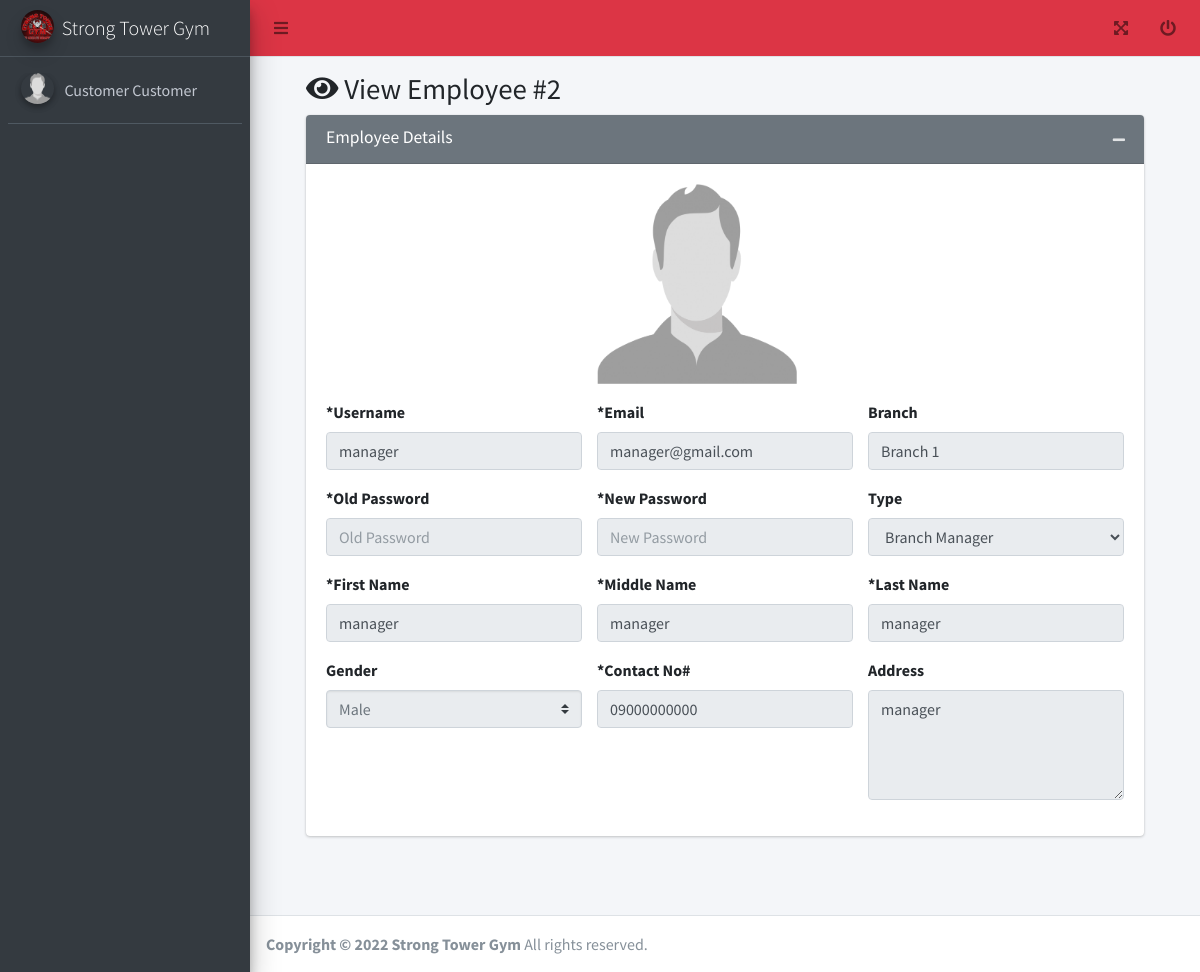
The app's page /admin/view_employee.php?id=2 (signed in), older data.
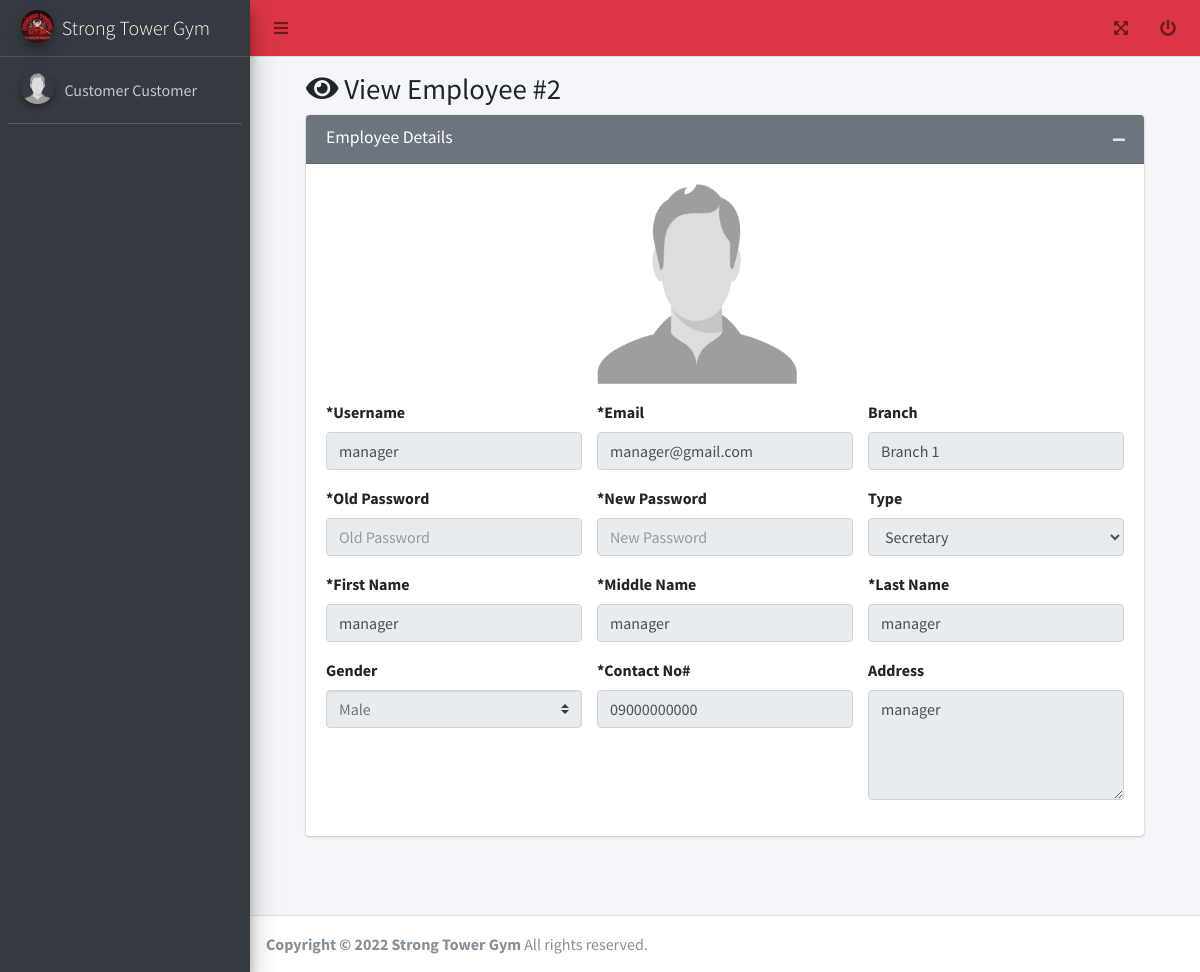
The same page, newer data.
### tables this page shows
CREATE TABLE `tbl_user` (
  `id` int(11) NOT NULL AUTO_INCREMENT,
  `username` varchar(255) DEFAULT NULL,
  `email` varchar(255) DEFAULT NULL,
  `password` varchar(255) DEFAULT NULL,
  `branch_id` int(11) DEFAULT NULL,
  `access_id` int(11) DEFAULT NULL,
  `client_plan_id` int(11) DEFAULT 0,
  `plan_expiration_date` date DEFAULT NULL,
  `verified` tinyint(4) DEFAULT 0,
  `created_date` datetime DEFAULT current_timestamp(),
  `updated_date` datetime DEFAULT current_timestamp(),
  `deleted_flag` tinyint(4) DEFAULT 0,
  `access` varchar(45) DEFAULT NULL,
  PRIMARY KEY (`id`)
);

CREATE TABLE `tbl_access` (
  `id` int(11) NOT NULL AUTO_INCREMENT,
  `name` varchar(45) DEFAULT NULL,
  `created_date` datetime DEFAULT current_timestamp(),
  `updated_date` datetime DEFAULT current_timestamp(),
  `deleted_flag` tinyint(4) DEFAULT 0,
  PRIMARY KEY (`id`)
);

CREATE TABLE `tbl_user_info` (
  `id` int(11) NOT NULL AUTO_INCREMENT,
  `first_name` varchar(255) DEFAULT NULL,
  `middle_name` varchar(45) DEFAULT NULL,
  `last_name` varchar(45) DEFAULT NULL,
  `gender_id` int(11) DEFAULT NULL,
  `contact_no` varchar(45) DEFAULT NULL,
  `picture` varchar(255) DEFAULT 'default.jpg',
  `created_date` datetime DEFAULT current_timestamp(),
  `updated_date` datetime DEFAULT current_timestamp(),
  `deleted_flag` tinyint(4) DEFAULT 0,
  `address` varchar(45) DEFAULT NULL,
  `medical_certificate` varchar(225) DEFAULT 'default.jpg',
  PRIMARY KEY (`id`)
);

### functions.php (called while the page is built, shortened)
<?php
function get_list($sql)
{
  $data = array();
  $result = mysqli_query($_SESSION['conn'], $sql);
  while ($row = mysqli_fetch_assoc($result)) {
    $data[] = $row;
  }
  return $data;
}
function get_one($sql)
{
  if ($result = mysqli_query($_SESSION['conn'], $sql)) {
    $obj = mysqli_fetch_object($result);
    return $obj;
  }
  return false;
}

### admin/view_employee.php (the view, shortened to what the changed rows need)
<?php include('header.php'); ?>
<div>
  <div class="content-wrapper">
    <div class="content-header">
      <?php $user = get_one("SELECT tp.*,u.*,ui.*,if(u.plan_expiration_date>curdate(),u.plan_expiration_date, null )  as `plan_expiration_date`,if(u.plan_expiration_date>curdate(),u.client_plan_id, 0 )  as `client_plan_id` FROM tbl_user u inner join tbl_user_info ui on ui.id = u.id left join tbl_client_plan tc on (tc.id = u.client_plan_id and u.plan_expiration_date > curdate()) left join tbl_plan tp on tp.id = tc.plan_id where u.id = " . $_GET['id']) ?>
      <div class="container-fluid" id="content">
        <div class="row mb-2">
          <div class="col-sm-12">
            <h1 class="m-0"><i class="fa fa-eye"></i> View Employee #<?= $user->id ?> </h1>
          </div>
        </div>
        <form method="post" enctype="multipart/form-data">
          <section class="content">
            <div class="row">
              <div class="col-md-12">
                <div class="card card-secondary">
                  <div class="card-body">
                    <div class="row">
                      <div class="col-sm-4">
                        <div class="form-group">
                          <img src="../profile/<?= isset($_POST['image']) ? $_POST['image'] : $user->picture ?>" alt="" style="width:200px;height:200px;align-self: center;" id="preview">
                        </div>
                      </div>
                    </div>
                    <div class="row">
                      <div class="col-sm-4">
                        <div class="form-group">
                          <label>*Username</label>
                          <input disabled type="text" class="form-control <?= isset($_SESSION['error']['username']) ? 'is-invalid' : '' ?>" id="username" name="username" placeholder="Username" value="<?= isset($_POST['username']) ? $_POST['username'] : $user->username ?>">
                        </div>
                      </div>
                      <div class="col-sm-4">
                        <div class="form-group">
                          <label>*Email</label>
                          <input disabled type="email" class="form-control <?= isset($_SESSION['error']['email']) ? 'is-invalid' : '' ?>" id="email" name="email" placeholder="Email" value="<?= isset($_POST['email']) ? $_POST['email'] : $user->email ?>">
                        </div>
                      </div>
                    </div>
                    <div class="row">
                      <div class="col-sm-4">
                        <div class="form-group">
                          <label>Type</label>
                          <select disabled id="access" name="access" class="form-control">
                            <?php foreach (get_list("select * from tbl_access where id in(2,3,4) and deleted_flag = 0") as $res) { ?>
                              <option value="<?= $res['id']; ?>" <?php echo ($user->access_id == $res['id']) ? 'selected' : ''; ?>><?= $res['name']; ?></option>
                            <?php } ?>
                          </select>
                        </div>
                      </div>
                    </div>
                    <div class="row">
                      <div class="col-sm-4">
                        <div class="form-group">
                          <label>*First Name</label>
                          <input disabled type="text" class="form-control <?= isset($_SESSION['error']['first_name']) ? 'is-invalid' : '' ?>" id="first_name" name="first_name" placeholder="First Name" value="<?= isset($_POST['first_name']) ? $_POST['first_name'] : $user->first_name ?>">
                        </div>
                      </div>
                      <div class="col-sm-4">
                        <div class="form-group">
                          <label>*Middle Name</label>
                          <input disabled type="text" class="form-control <?= isset($_SESSION['error']['middle_name']) ? 'is-invalid' : '' ?>" id="middle_name" name="middle_name" placeholder="Middle Name" value="<?= isset($_POST['middle_name']) ? $_POST['middle_name'] : $user->middle_name ?>">
                        </div>
                      </div>
                      <div class="col-sm-4">
                        <div class="form-group">
                          <label>*Last Name</label>
                          <input disabled type="text" class="form-control <?= isset($_SESSION['error']['last_name']) ? 'is-invalid' : '' ?>" id="last_name" name="last_name" placeholder="Last Name" value="<?= isset($_POST['last_name']) ? $_POST['last_name'] : $user->last_name ?>">
                        </div>
                      </div>
                    </div>
                    <div class="row">
                      <div class="col-sm-4">
                        <div class="form-group">
                          <label>*Contact No#</label>
                          <input disabled type="number" class="form-control <?= isset($_SESSION['error']['contact']) ? 'is-invalid' : '' ?>" id="contact" name="contact" placeholder="Contact No#" value="<?= isset($_POST['contact']) ? $_POST['contact'] : $user->contact_no ?>">
                        </div>
                      </div>
                      <div class="col-sm-4">
                        <div class="form-group">
                          <label>Address</label>
                          <textarea disabled class="form-control <?= isset($_SESSION['error']['address']) ? 'is-invalid' : '' ?>" rows="4" id="address" name="address" placeholder="Address"><?= isset($_POST['address']) ? $_POST['address'] : $user->address ?></textarea>
                        </div>
                      </div>
                    </div>
                  </div>
                </div>
              </div>
            </div>
          </section>
        </form>
      </div>
    </div>
  </div>
</div>
<?php include('footer.php'); ?>

### admin/header.php (shortened to what the changed rows need)
<?php
require_once('../functions.php');
?>
<!DOCTYPE html>
<html lang="en">
<head>
  <link rel="stylesheet" href="../adminlte/plugins/fontawesome-free/css/all.min.css">
  <link rel="stylesheet" href="../adminlte/plugins/datatables-bs4/css/dataTables.bootstrap4.min.css">
  <link rel="stylesheet" href="../adminlte/plugins/datatables-responsive/css/responsive.bootstrap4.min.css">
  <link rel="stylesheet" href="../adminlte/plugins/datatables-buttons/css/buttons.bootstrap4.min.css">
  <link rel="stylesheet" href="../adminlte/dist/css/adminlte.min.css">
  <link rel="stylesheet" href="../adminlte/css/admin.css">
</head>
<body class="hold-transition sidebar-mini">
  <div class="wrapper">
    <aside class="main-sidebar elevation-4 sidebar-dark-danger">
      <a href="#" class="brand-link">
        <img src="../adminlte/dist/img/logo.jpg" alt="AdminLTE Logo" class="brand-image img-circle elevation-3" style="opacity: .8">
        <span class="brand-text font-weight-light">Strong Tower Gym</span>
      </a>
    </aside>

Row changes from the older to the newer data that the page shows:
changed through a linked row, tbl_user "manager": access "Branch Manager" → "Secretary"
